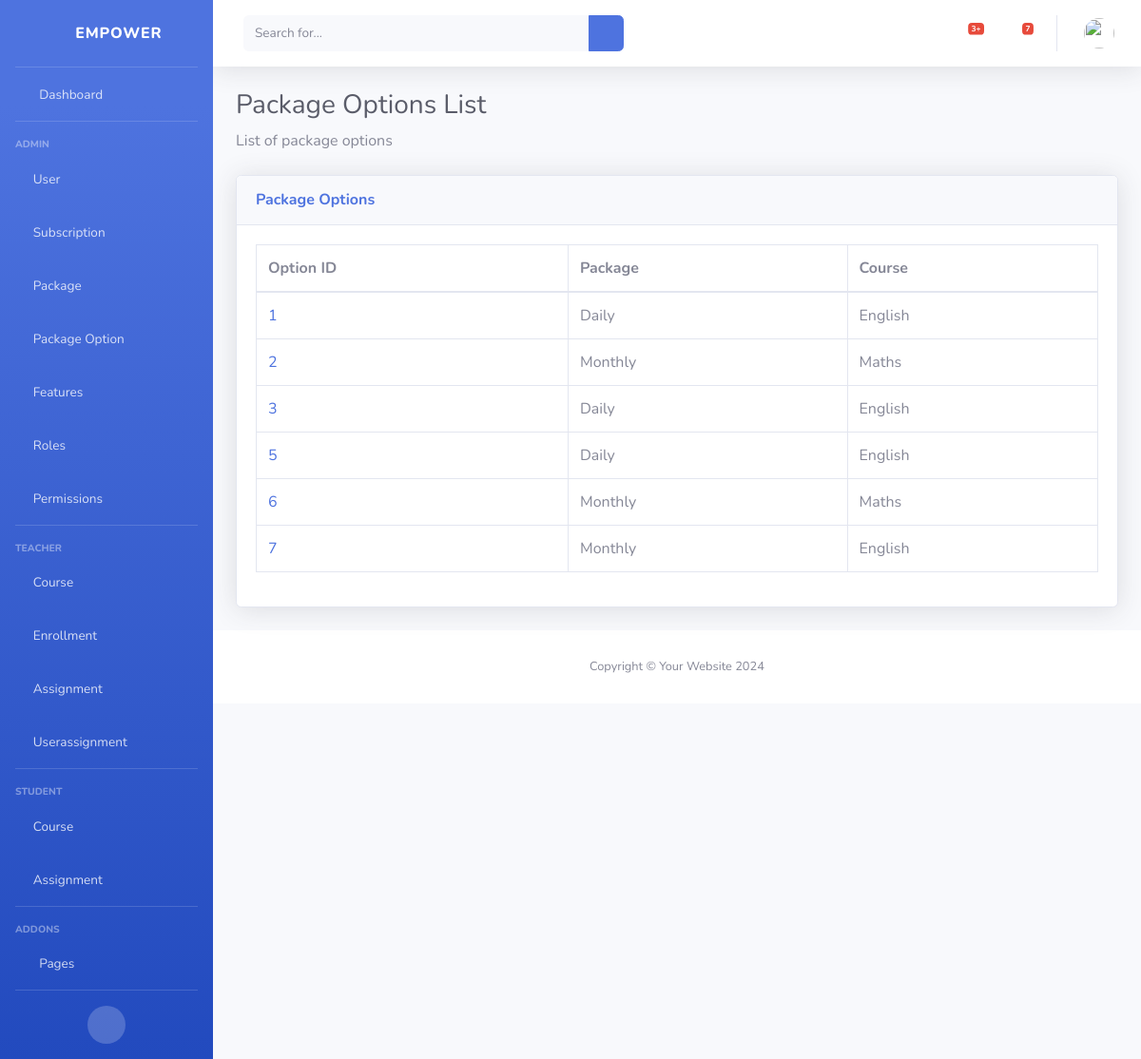
/packageoptions/, run on the app's committed database.
### classRoom/models.py (models this page shows)
class PackageOptions(models.Model):
    option_id = models.AutoField(primary_key=True)
    package = models.ForeignKey(Package, on_delete=models.CASCADE)
    course = models.ForeignKey(Course, on_delete=models.CASCADE)

class Package(models.Model):
    package_id = models.AutoField(primary_key=True)
    package_name = models.CharField(max_length=255, unique=True)
    package_description = models.TextField()
    price = models.DecimalField(max_digits=10, decimal_places=2)

class Course(models.Model):
    id = models.AutoField(primary_key=True)
    course_name = models.CharField(max_length=100)
    course_description = models.TextField()

### classRoom/views.py (the view)
# urls.py: path('packageoptions/', view_package_options, name='view_package_options'),
def view_package_options(request):
    package_options = PackageOptions.objects.all()
    return render(request, 'package_options/view_package_options.html', {'package_options': package_options})

### classRoom/templates/package_options/view_package_options.html (shortened to what this page needs)
{% extends 'base.html' %}
{% block content %}
<h1 class="h3 mb-2 text-gray-800">Package Options List</h1>
<p class="mb-4">List of package options</p>
<div class="card shadow mb-4">
    <div class="card-header py-3 d-flex justify-content-between align-items-center">
        <h6 class="m-0 font-weight-bold text-primary">Package Options</h6>
        <div class="dropdown no-arrow show">
            <a class="dropdown-toggle" id="dropdownMenuLink" data-toggle="dropdown" aria-haspopup="true"
                aria-expanded="true" style="float: right;">
                <i class="fas fa-ellipsis-v fa-sm fa-fw text-gray-400"></i>
            </a>
        </div>
    </div>
    <div class="card-body">
        <div class="table-responsive">
            <table class="table table-bordered" id="dataTable" width="100%" cellspacing="0">
                <thead>
                    <tr>
                        <th>Option ID</th>
                        <th>Package</th>
                        <th>Course</th>
                    </tr>
                </thead>
                <tbody>
                    {% for package_option in package_options %}
                        <tr>
                            <td><a href="{% url 'view_package_option' option_id=package_option.option_id %}">{{ package_option.option_id }}</a></td>
                            <td>{{ package_option.package.package_name }}</td>
                            <td>{{ package_option.course.course_name }}</td>
                        </tr>
                    {% endfor %}
                </tbody>
            </table>
        </div>
    </div>
</div>
{% endblock %}

### data on the page
PackageOptions: option_id "1", package.package_name "Daily", course.course_name "English"
PackageOptions: option_id "2", package.package_name "Monthly", course.course_name "Maths"
PackageOptions: option_id "3", package.package_name "Daily", course.course_name "English"
PackageOptions: option_id "5", package.package_name "Daily", course.course_name "English"
PackageOptions: option_id "6", package.package_name "Monthly", course.course_name "Maths"
PackageOptions: option_id "7", package.package_name "Monthly", course.course_name "English"
